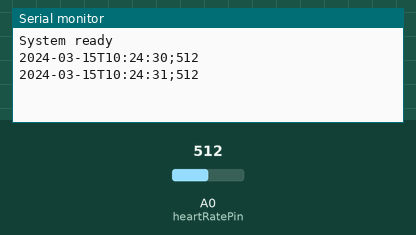
This sketch was run on a simulated Arduino Uno, built with avr-gcc and run on an emulated ATmega328P. Shown: the last lines printed to the serial monitor. The test bench sets the inputs (shaded band); at power-on: A0 (heartRatePin) = 512. The local clock reads 2024-03-15 10:24:30 at power-on unless the sketch sets it; storage starts empty.

Above: at 1.8 s.
1.9 s: A0 (heartRatePin) set to 716
At 2.5 s:
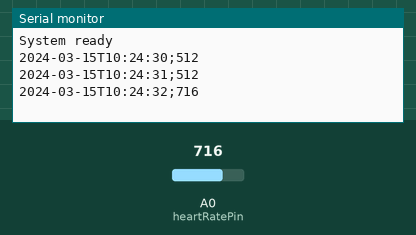
3.4 s: A0 (heartRatePin) set to 900
At 4.9 s:
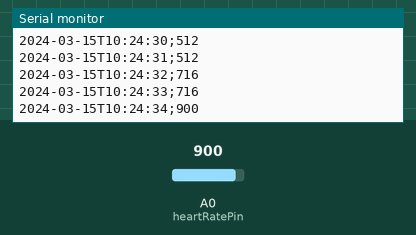
Timing chart, 0 to 6.4 s (numbered marks = the images above; inputs shaded):
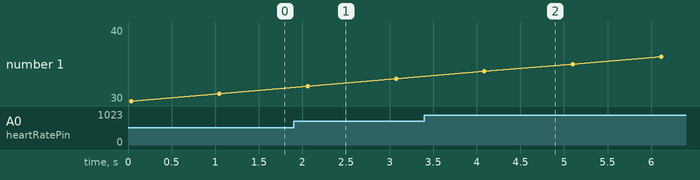

The sketch:

SimpleApplication.ino
```cpp
/**
 * @file rtc_simple_application.ino
 * @brief Simple application to measure heart rate signal and log timestamped data to an SD card.
 *
 * This example uses a DS1307 RTC to generate timestamps and stores
 * raw pulse values from an analog sensor together with the time on the SD card.
 * The data is written as a formatted string in CSV-like structure.
 */

#include <Wire.h>
#include "RTClib.h"
#include <SPI.h>
#include <SD.h>

/// Analog input pin for pulse sensor
const int heartRatePin = A0;

/// Chip select pin for SD card module
const int chipSelect = 10;

/// RTC object for DS1307 real-time clock
RTC_DS1307 rtc;

/**
 * @brief Arduino setup function.
 *
 * Initializes the serial port, RTC module, and SD card.
 * Sets the RTC to compile time if it is not running.
 */
void setup() {
  Serial.begin(9600);
  while (!Serial); // Wait for serial connection

  pinMode(heartRatePin, INPUT);

  if (!rtc.begin()) {
    Serial.println("RTC not found");
    while (1);
  }

  if (!rtc.isrunning()) {
    rtc.adjust(DateTime(F(__DATE__), F(__TIME__))); // Set to compile time
  }

  if (!SD.begin(chipSelect)) {
    Serial.println("SD initialization failed");
    while (1);
  }

  Serial.println("System ready");
}

/**
 * @brief Arduino main loop function.
 *
 * Repeatedly reads the analog pulse signal, gets the current timestamp from the RTC,
 * formats the data into a string, writes it to the SD card, and prints it to the serial monitor.
 */
void loop() {
  int pulseRaw = analogRead(heartRatePin);
  DateTime now = rtc.now();

  String logEntry = formatLog(now, pulseRaw);
  writeToSD("log.txt", logEntry);
  Serial.println(logEntry);

  delay(1000); // Wait 1 second
}

/**
 * @brief Formats the timestamp and pulse value into a single string.
 * @param dt The current time as DateTime object.
 * @param value The raw analog value from the pulse sensor.
 * @return A formatted string (e.g. "2025-05-27T14:45:01;512").
 */
String formatLog(const DateTime& dt, int value) {
  String line = dt.timestamp(DateTime::TIMESTAMP_FULL);
  line += ";";
  line += value;
  return line;
}

/**
 * @brief Writes a line of data to the SD card.
 * @param filename The name of the file to write to.
 * @param data The string data to write.
 */
void writeToSD(const char* filename, const String& data) {
  File file = SD.open(filename, FILE_WRITE);
  if (file) {
    file.println(data);
    file.close();
  } else {
    Serial.println("SD write error");
  }
}
```

Measured:
- after the input at 1.9 s, the serial monitor: prints a new line after 0.16 s (image 1)
- after the input at 3.4 s, the serial monitor: prints a new line after 0.69 s (image 2)
